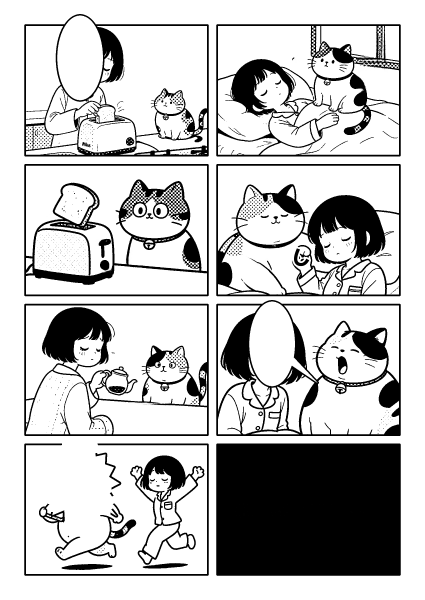
#> input picture koma-morning/pages/p01.png, 850 x 1200 px (shown at 1/2 size); its folder holds 3 pictures in this run
$ python contact.py ../../koma-morning/pages/p01.png out.png
#> lines starting #> are read from the running program, lines starting #| are printed output that depends on the picture
"""Contact sheet of a work's pages (for the manual look the acceptance asks for): python -m tools.sample_gen.contact samples/<work> out.png"""
from __future__ import annotations

import sys
from pathlib import Path

from PIL import Image


def main() -> int:
    pages = sorted((Path(sys.argv[1]) / "pages").glob("*.png"))
    h = 700
    ims = [Image.open(p).convert("RGB") for p in pages]
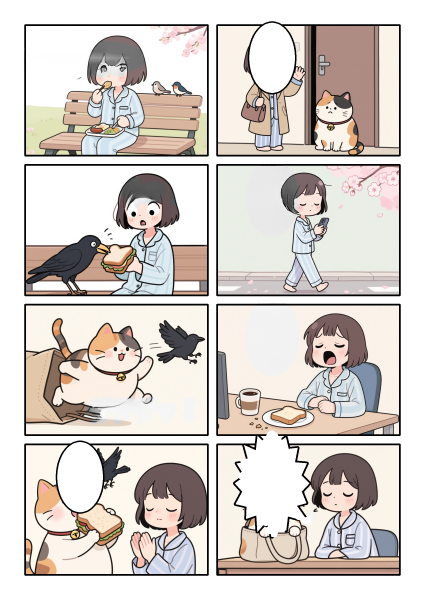
#> input picture koma-morning/pages/p02.png, 850 x 1200 px (shown at 1/2 size)
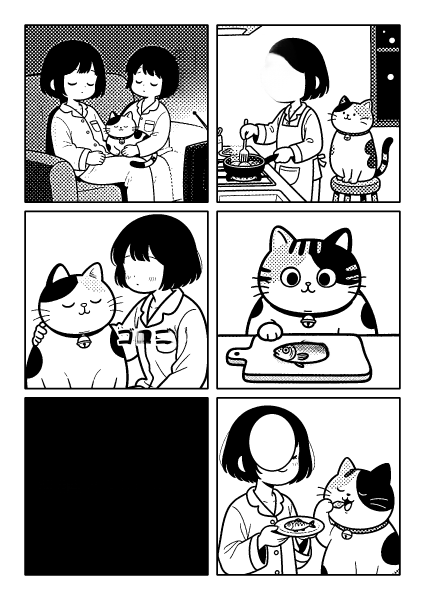
#> input picture koma-morning/pages/p03.png, 850 x 1200 px (shown at 1/2 size)
#> ims = 3 items
    ims = [i.resize((round(i.width * h / i.height), h)) for i in ims]
    sheet = Image.new("RGB", (sum(i.width for i in ims) + 10 * len(ims), h + 10), "#888")
#> sheet: PIL image 1518x710 RGB; every value is 136
    x = 5
    for i in ims:
        sheet.paste(i, (x, 5))
        x += i.width + 10
#> this loop made 3 passes
#> x on passes 1 to 3: 511, 1017, 1523
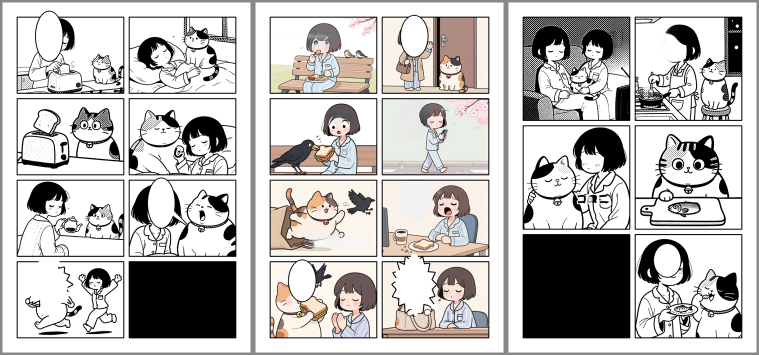
#> sheet: PIL image 1518x710 RGB (shown at 1/2 size); mean R, G, B 190.2, 188.1, 186.5
#> after the loop, x = 1523
    sheet.save(sys.argv[2])
    return 0


if __name__ == "__main__":
    raise SystemExit(main())
#> (the program exits here)
